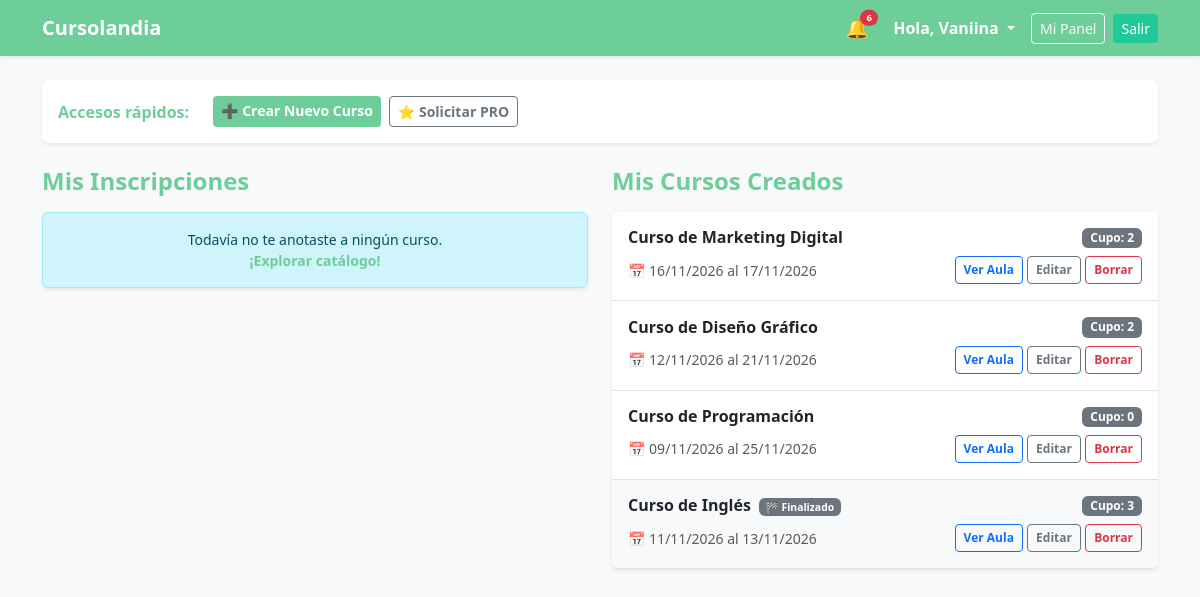
The page /index.php?accion=panel (signed in) on the database its author committed.
### tables this page shows
CREATE TABLE `cursos` (
  `id_curso` int(11) NOT NULL,
  `id_creador` int(11) NOT NULL,
  `titulo` varchar(150) NOT NULL,
  `descripcion` text NOT NULL,
  `costo` decimal(10,2) DEFAULT NULL,
  `cupo` int(11) DEFAULT NULL,
  `fecha_inicio` date NOT NULL,
  `fecha_fin` date NOT NULL,
  `activo` tinyint(1) DEFAULT 1,
  `es_privado` tinyint(1) NOT NULL DEFAULT 0
);

### Backend/Controllers/CursoController.php (called while the page is built, shortened)
<?php
require_once __DIR__ . '/../Models/CursoModel.php';
class CursoController {
    private $cursoModel;
    public function __construct($conexion) {
        $this->cursoModel = new CursoModel($conexion);
    }
    public function panel() {
        $id_usuario = (int)$_SESSION['id_usuario'];
        $cursos_inscritos = $this->cursoModel->obtenerCursosInscritosPorUsuario($id_usuario);
        $cursos_creados = $this->cursoModel->obtenerCursosCreadosPorUsuario($id_usuario);
        require_once __DIR__ . '/../../Frontend/views/cursos/panel.php';
    }
}

### Backend/Models/CursoModel.php (called while the page is built, shortened)
<?php
class CursoModel {
    private $conexion;
    public function __construct($conexion) {
        $this->conexion = $conexion;
    }
    public function obtenerCursosInscritosPorUsuario($id_usuario) {
        $stmt = $this->conexion->prepare("SELECT c.id_curso, c.titulo, c.activo, c.fecha_inicio, c.fecha_fin, i.estado, u.nombre, u.apellido
                                          FROM Inscripciones i
                                          JOIN Cursos c ON i.id_curso = c.id_curso
                                          JOIN Usuarios u ON c.id_creador = u.id_usuario
                                          WHERE i.id_usuario = ? AND i.estado IN ('Aceptado', 'Pendiente')
                                          ORDER BY FIELD(i.estado, 'Aceptado', 'Pendiente'), i.fecha_inscripcion DESC");
        $stmt->bind_param("i", $id_usuario);
        $stmt->execute();
        $resultado = $stmt->get_result();
        return $resultado;
    }
    public function obtenerCursosCreadosPorUsuario($id_usuario) {
        $hoy = date('Y-m-d');
        $stmt = $this->conexion->prepare("SELECT c.id_curso, c.titulo, c.cupo, c.fecha_inicio, c.fecha_fin, c.es_privado, c.costo,
                                                 (SELECT COUNT(*) FROM Inscripciones i WHERE i.id_curso = c.id_curso AND i.estado = 'Pendiente') AS solicitudes_pendientes
                                          FROM Cursos c
                                          WHERE c.id_creador = ? AND c.activo = 1
                                          ORDER BY (c.fecha_fin < ?) ASC, c.fecha_inicio DESC");
        $stmt->bind_param("is", $id_usuario, $hoy);
        $stmt->execute();
        $resultado = $stmt->get_result();
        return $resultado;
    }
}

### Frontend/Views/cursos/panel.php (the view, shortened to what this page needs)
<?php
require_once __DIR__ . '/../layouts/header.php';
require_once __DIR__ . '/../layouts/navbar.php';
$hoy = date('Y-m-d');
?>
<div class="container mb-5">
    <div class="row mb-4">
        <div class="col-12">
            <div class="card card-compacta shadow-sm border-0">
                <div class="card-body p-3 d-flex flex-wrap gap-2 justify-content-center justify-content-md-start">
                    <span class="fw-bold text-primario align-self-center me-3">Accesos rápidos:</span>
                    <a href="index.php?accion=crear_curso" class="btn btn-primario btn-sm fw-bold">➕ Crear Nuevo Curso</a>
                    <a href="index.php?accion=solicitar_pro" class="btn btn-outline-secondary btn-sm fw-bold">⭐ Solicitar PRO</a>
                </div>
            </div>
        </div>
    </div>
    <div class="row g-4">
        <div class="col-md-6">
            <h4 class="text-primario fw-bold mb-3">Mis Inscripciones</h4>
            <?php if (isset($cursos_inscritos) && $cursos_inscritos && $cursos_inscritos->num_rows > 0): ?>
                <div class="list-group shadow-sm">
                    <?php while ($curso = $cursos_inscritos->fetch_assoc()): ?>
                        <?php $curso_finalizado = (!empty($curso['fecha_fin']) && $curso['fecha_fin'] < $hoy); ?>
                        <div class="list-group-item list-group-item-action d-flex justify-content-between align-items-center p-3 border-0 border-bottom <?php echo ($curso['activo'] == 0 || $curso_finalizado) ? 'bg-light opacity-75' : ''; ?>">
                            <div>
                                <h6 class="mb-1 fw-bold <?php echo $curso['activo'] == 0 ? 'text-muted text-decoration-line-through' : 'text-dark'; ?>">
                                    <?php echo htmlspecialchars($curso['titulo']); ?>
                                    <?php if ($curso['activo'] == 1 && $curso_finalizado): ?>
                                        <span class="badge bg-secondary ms-1" style="font-size: 0.65rem;">🏁 Finalizado</span>
                                    <?php endif; ?>
                                </h6>
                                <small class="text-muted d-block">Prof: <?php echo htmlspecialchars($curso['nombre'] . ' ' . $curso['apellido']); ?></small>
                                <?php if (!empty($curso['fecha_inicio']) && !empty($curso['fecha_fin'])): ?>
                                    <small class="text-muted" style="font-size: 0.75rem;">
                                        📅 <?php echo date("d/m/Y", strtotime($curso['fecha_inicio'])); ?> al <?php echo date("d/m/Y", strtotime($curso['fecha_fin'])); ?>
                                    </small>
                                <?php endif; ?>
                                <?php if ($curso['activo'] == 0): ?>
                                    <br><small class="text-danger fw-semibold">El creador cerró este curso.</small>
                                <?php endif; ?>
                            </div>
                            <?php if ($curso['activo'] == 1): ?>
                                <?php if (($curso['estado'] ?? 'Aceptado') === 'Pendiente'): ?>
                                    <div class="d-flex flex-column gap-1 text-end">
                                        <span class="badge bg-warning text-dark">⏳ Pendiente de aprobación</span>
                                        <a href="index.php?accion=dejar_curso&id=<?php echo $curso['id_curso']; ?>" class="btn btn-sm btn-outline-danger fw-bold" style="font-size: 0.75rem;" onclick="return confirm('¿Seguro que querés cancelar tu solicitud?');">Cancelar solicitud</a>
                                    </div>
                                <?php else: ?>
                                    <div class="d-flex flex-column gap-1 text-end">
                                        <a href="index.php?accion=curso_interno&id=<?php echo $curso['id_curso']; ?>" class="btn btn-sm btn-acento fw-bold">Entrar</a>
                                        <a href="index.php?accion=dejar_curso&id=<?php echo $curso['id_curso']; ?>" class="btn btn-sm btn-outline-danger fw-bold" style="font-size: 0.75rem;" onclick="return confirm('¿Seguro que querés abandonar este curso?');">
                                            <?php echo $curso_finalizado ? 'Quitar de lista' : 'Dejar curso'; ?>
                                        </a>
                                    </div>
                                <?php endif; ?>
                            <?php else: ?>
                                <div class="d-flex flex-column gap-1 text-end">
                                    <button class="btn btn-sm btn-secondary fw-bold" disabled>Inactivo</button>
                                    <a href="index.php?accion=dejar_curso&id=<?php echo $curso['id_curso']; ?>" class="btn btn-sm btn-outline-danger fw-bold" style="font-size: 0.75rem;" onclick="return confirm('¿Seguro que querés eliminar este curso de tu lista?');">Quitar de lista</a>
                                </div>
                            <?php endif; ?>
                        </div>
                    <?php endwhile; ?>
                </div>
            <?php else: ?>
                <div class="alert alert-info text-center shadow-sm p-3 small">
                    Todavía no te anotaste a ningún curso. <br>
                    <a href="index.php" class="fw-bold text-primario text-decoration-none">¡Explorar catálogo!</a>
                </div>
            <?php endif; ?>
        </div>
        <div class="col-md-6">
            <h4 class="text-primario fw-bold mb-3">Mis Cursos Creados</h4>
            <?php if (isset($cursos_creados) && $cursos_creados && $cursos_creados->num_rows > 0): ?>
                <div class="list-group shadow-sm">
                    <?php while ($creado = $cursos_creados->fetch_assoc()): ?>
                        <?php
                            $creado_finalizado = (!empty($creado['fecha_fin']) && $creado['fecha_fin'] < $hoy);
                            $creado_proximo = (!empty($creado['fecha_inicio']) && $creado['fecha_inicio'] > $hoy);
                        ?>
                        <div class="list-group-item p-3 border-0 border-bottom <?php echo $creado_finalizado ? 'bg-light' : ''; ?>">
                            <div class="d-flex justify-content-between align-items-center mb-2">
                                <h6 class="mb-0 fw-bold text-dark">
                                    <?php echo htmlspecialchars($creado['titulo']); ?>
                                    <?php if ($creado_finalizado): ?>
                                        <span class="badge bg-secondary ms-1" style="font-size: 0.65rem;">🏁 Finalizado</span>
                                    <?php elseif ($creado_proximo): ?>
                                        <span class="badge bg-warning text-dark ms-1" style="font-size: 0.65rem;">📅 Próximo</span>
                                    <?php endif; ?>
                                </h6>
                                <div class="d-flex gap-1">
                                    <span class="badge bg-secondary">
                                        Cupo: <?php echo $creado['cupo'] !== null ? $creado['cupo'] : 'Ilimitado'; ?>
                                    </span>
                                </div>
                            </div>
                            <div class="d-flex justify-content-between align-items-center">
                                <small class="text-muted">
                                    📅 <?php echo date("d/m/Y", strtotime($creado['fecha_inicio'])); ?> al <?php echo date("d/m/Y", strtotime($creado['fecha_fin'])); ?>
                                </small>
                                <div>
                                    <a href="index.php?accion=curso_interno&id=<?php echo $creado['id_curso']; ?>" class="btn btn-sm btn-outline-primary fw-bold" style="font-size: 0.75rem;">Ver Aula</a>
                                    <a href="index.php?accion=editar_curso&id=<?php echo $creado['id_curso']; ?>" class="btn btn-sm btn-outline-secondary fw-bold" style="font-size: 0.75rem;">Editar</a>
                                    <a href="index.php?accion=borrar_curso&id=<?php echo $creado['id_curso']; ?>" class="btn btn-sm btn-outline-danger fw-bold" style="font-size: 0.75rem;" onclick="return confirm('¿Estás seguro de que querés borrar este curso?');">Borrar</a>
                                </div>
                            </div>
                        </div>
                    <?php endwhile; ?>
                </div>
            <?php endif; ?>
        </div>
    </div>
</div>
<?php require_once __DIR__ . '/../layouts/footer.php'; ?>

### Frontend/css/estilos.css (style rules this page uses)
:root { --color-primario: #6dce99; --color-primario-hover: #50a886; --color-acento: #20c997; --color-acento-hover: #1aa179; --fondo-claro: #f8f9fa; }
body { background-color: var(--fondo-claro); font-family: 'Segoe UI', Tahoma, Geneva, Verdana, sans-serif; }
.text-primario { color: var(--color-primario) !important; }
.btn-primario { background-color: var(--color-primario); color: white; border: none; transition: 0.3s; }
.card-compacta { border: none; border-radius: 8px; box-shadow: 0 4px 10px rgba(0,0,0,0.08); }
.card-compacta .card-body { padding: 1.5rem; }

### rows shown on the page
cursos: titulo "Curso de Marketing Digital", cupo "2", fecha_inicio "16/11/2026", fecha_fin "17/11/2026"
cursos: titulo "Curso de Diseño Gráfico", cupo "2", fecha_inicio "12/11/2026", fecha_fin "21/11/2026"
cursos: titulo "Curso de Programación", cupo "0", fecha_inicio "09/11/2026", fecha_fin "25/11/2026"
cursos: titulo "Curso de Inglés", shows "🏁 Finalizado", cupo "3", fecha_inicio "11/11/2026", fecha_fin "13/11/2026"

### other values the page prints
$no_leidas "6"
$_SESSION['nombre'] "Vaniina"
